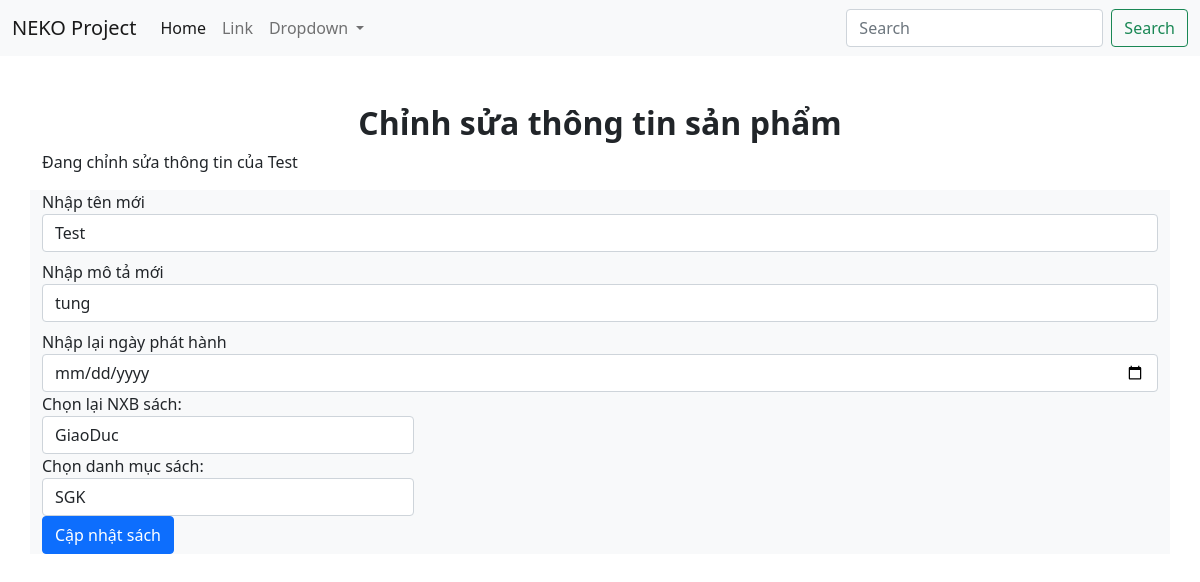
Screenshot of /update/1 with the database file from the repository.
### app/models.py (models this page shows, shortened)
class Book(models.Model):
    name = models.CharField(max_length=20,blank=False,null=False)
    desc = models.CharField(max_length=100,blank=False,null=False)
    date = models.DateField()
    provider = models.CharField(max_length=50,blank=False,null=False)
    category = models.CharField(max_length=50,blank=False,null=False)

### app/views.py (the view, shortened to what this page needs)
# urls.py: path('update/<id>',views.updateData,name="updateData"),
def updateData(request,id):
    d = Book.objects.get(id=id)
    context = {"d" : d}
    return render(request,"edit.html",context)

### templates/edit.html (shortened to what this page needs)
<!DOCTYPE html>
<html lang="en">
  <head>
    <link
      href="https://cdn.jsdelivr.net/npm/bootstrap@5.1.3/dist/css/bootstrap.min.css"
      rel="stylesheet"
    />
  </head>
  <body>
    <nav class="navbar navbar-expand-lg navbar-light bg-light">
      <div class="container-fluid">
        <a class="navbar-brand" href="/">NEKO Project</a>
        <div class="collapse navbar-collapse" id="navbarSupportedContent">
          <ul class="navbar-nav me-auto mb-2 mb-lg-0">
            <li class="nav-item">
              <a class="nav-link active" aria-current="page" href="/">Home</a>
            </li>
            <li class="nav-item">
              <a class="nav-link" href="#">Link</a>
            </li>
            <li class="nav-item dropdown">
              <a
                class="nav-link dropdown-toggle"
                href="#"
                id="navbarDropdown"
                role="button"
                data-bs-toggle="dropdown"
                aria-expanded="false"
              >
                Dropdown
              </a>
            </li>
          </ul>
          <form class="d-flex">
            <input
              class="form-control me-2"
              type="search"
              placeholder="Search"
              aria-label="Search"
            />
            <button class="btn btn-outline-success" type="submit">
              Search
            </button>
          </form>
        </div>
      </div>
    </nav>
    <div class="container">
        <h2 class="text-center fw-bold mt-5">Chỉnh sửa thông tin sản phẩm</h2>
        <p>Đang chỉnh sửa thông tin của {{d.name}}</p>
    </div>
    <div class="container mt-3 bg-light">
      <div class="row">
        <div class="col-md-12">
          <form action="/update/{{d.id}}" method="POST">
            <div class="form-group">
              <label for="">Nhập tên mới</label>
              <input
                type="text"
                class="form-control"
                name="name"
                placeholder="Nhập tên sách"
                value={{d.name}}
                id=""
              />
            </div>
            <div class="form-group mt-2">
              <label for="">Nhập mô tả mới</label>
              <input
                type="text"
                class="form-control"
                name="desc"
                placeholder="Nhập mô tả sách"
                value="{{d.desc}}"
                id=""
              />
            </div>
            <div class="form-group mt-2">
              <label for="">Nhập lại ngày phát hành</label>
              <input
                type="date"
                class="form-control"
                name="date"
                placeholder="Nhập ngày phát hành sách"
                value={{d.date}}
                id=""
              />
            </div>
            <div class="form-group col-md-4">
              <label for="provider">Chọn lại NXB sách:</label>
              <select name="provider" id="provider" class="form-control">
                <option selected>{{d.provider}}</option>
              </select>
            </div>
            <div class="form-group col-md-4">
              <label for="category">Chọn danh mục sách:</label>
              <select name="category" id="category" class="form-control">
                <option selected>{{d.category}}</option>
              </select>
            </div>
            <button type="submit" class="btn btn-primary">Cập nhật sách</button>
          </form>
        </div>
      </div>
    </div>
  </body>
</html>

### rows the page displays
Book: name "Test", desc "tung", provider "GiaoDuc", category "SGK"
